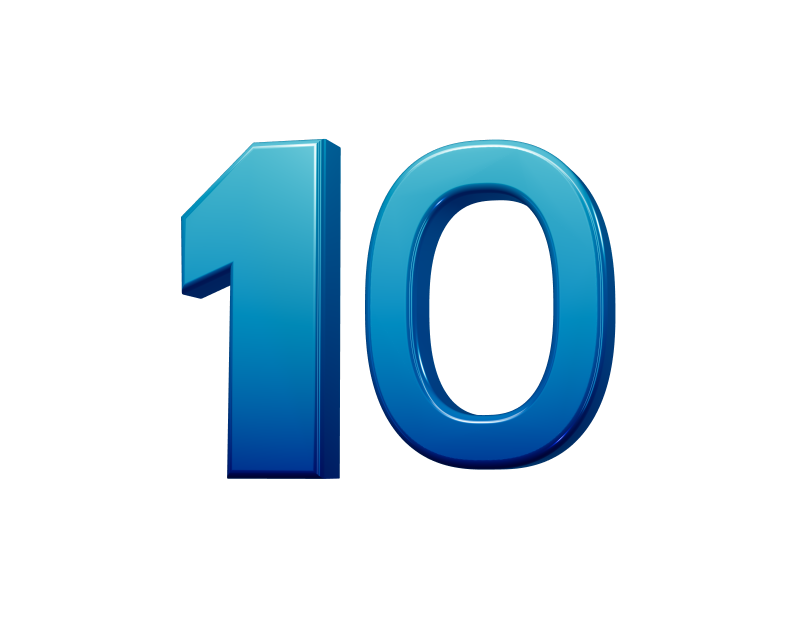
#> input picture tools/visuals/ten3d/render.png, 2400 x 1860 px (shown at 1/3 size)
$ python make_ten.py
#> lines starting #> are read from the running program, lines starting #| are printed output that depends on the picture
"""Builds the hero 10-year mark from the 3D render.

Inputs (tools/visuals/ten3d/): render.png, a physically based three.js render of the bevelled,
extruded "10" (see render.html and SETTINGS.txt), and contours.json, the zero's front-bevel
contour projected through the same camera. Because the light path comes from the 3D model itself,
the golden ray sits exactly on the zero's rim in the picture.

Outputs: public/brand/ten-3d.webp and components/TenBadge.tsx.
Run: python3 tools/visuals/make_ten.py
"""
import json, math, os
from PIL import Image

HERE = os.path.dirname(os.path.abspath(__file__))
ROOT = os.path.normpath(os.path.join(HERE, "..", ".."))
R = os.path.join(HERE, "ten3d")
PERIOD, START = 10, 1.6     # seconds per lap; delay before the light appears
SCALE, PAD = 0.5, 70        # render is 2x; padding (render px) around the numerals

im = Image.open(os.path.join(R, "render.png")).convert("RGBA")
#> im is the input picture: PIL image 2400x1860 RGBA; mean R, G, B, A 3.9, 21.4, 30.8, 45.9
x0, y0, x1, y1 = im.getbbox()
#> x0 = 543; y0 = 416; x1 = 1847; y1 = 1437
box = (x0 - PAD, y0 - PAD, x1 + PAD, y1 + PAD + 40)  # extra room below for the contact shadow
#> box = (473, 346, 1917, 1547)
crop = im.crop(box)
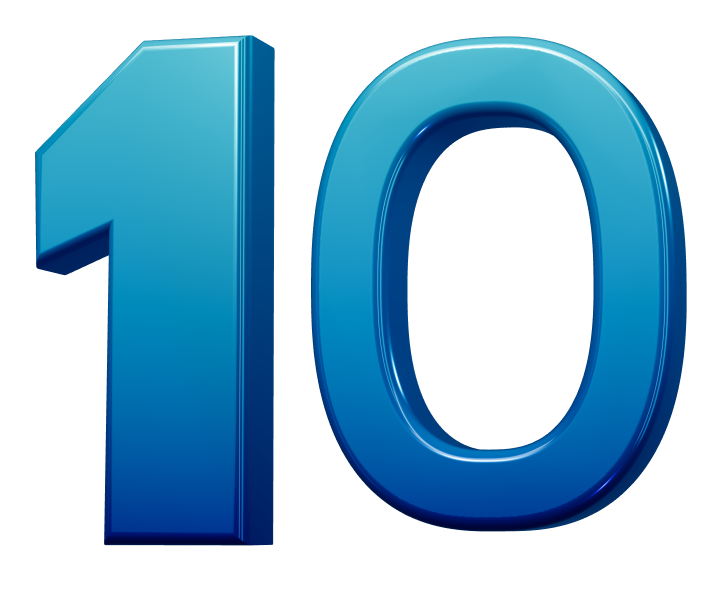
#> crop: PIL image 1444x1201 RGBA (shown at 1/2 size); mean R, G, B, A 10.1, 55.1, 79.3, 118; transparent parts drawn white
W, H = round(crop.width * SCALE), round(crop.height * SCALE)
#> W = 722; H = 600
crop.resize((W, H), Image.LANCZOS).save(os.path.join(ROOT, "public", "brand", "ten-3d.webp"), "WEBP", quality=90, method=6)
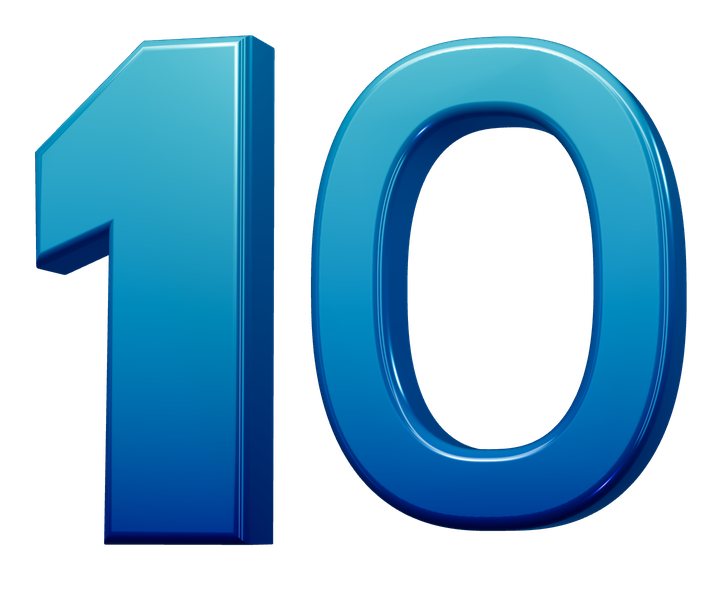
#> saved as ten-3d.webp: PIL image 722x600 RGBA; mean R, G, B, A 10.2, 55.8, 80.7, 118; transparent parts drawn white

C = json.load(open(os.path.join(R, "contours.json")))
#> (reads tools/visuals/ten3d/contours.json from the repository)
def tx(pts):
    return [((x - box[0]) * SCALE, (y - box[1]) * SCALE) for x, y in pts]

def resample(pts, count):
    closed = pts + [pts[0]]
    seg = [math.dist(closed[i], closed[i + 1]) for i in range(len(pts))]
    total, out, acc, j = sum(seg), [], 0.0, 0
    for k in range(count):
        target = total * k / count
        while acc + seg[j] < target:
            acc += seg[j]; j += 1
        f = (target - acc) / seg[j] if seg[j] else 0
        (ax, ay), (bx, by) = closed[j], closed[j + 1]
        out.append((ax + (bx - ax) * f, ay + (by - ay) * f))
    return out

def smooth(pts):
    n = len(pts)
    d = [f"M{pts[0][0]:.1f} {pts[0][1]:.1f}"]
    for i in range(n):
        p0, p1, p2, p3 = pts[i - 1], pts[i], pts[(i + 1) % n], pts[(i + 2) % n]
        d.append(f"C{p1[0] + (p2[0] - p0[0]) / 6:.1f} {p1[1] + (p2[1] - p0[1]) / 6:.1f} "
                 f"{p2[0] - (p3[0] - p1[0]) / 6:.1f} {p2[1] - (p3[1] - p1[1]) / 6:.1f} {p2[0]:.1f} {p2[1]:.1f}")
    return "".join(d) + "Z"

rim = resample(tx(C["rim"]), 160)
#> in resample, `closed = pts + [pts[0]]`: closed = 721 pairs, first value 312.5 to 670.3, second value 38.54 to 527.8
#> in resample, `seg = [math.dist(closed[i], closed[i + 1]) for i in range(len(pts))]`: seg = 720 values, max 5.61 at index 180, min 1.51 at index 60, mean 1.93
#> in resample, `total, out, acc, j = sum(seg), [], 0.0, 0`: total = 1391.9; out = []; acc = 0
#> the loop in resample, `for k in range(count):` made 160 passes
#> (target, f, ax, ay, bx, by) on passes 1 to 3: (0, 0, 487, 39.13, 491, 38.93), (8.7, 0.649, 494, 38.81, 496.7, 38.71), (17.4, 0.28, 503.8, 38.55, 506, 38.54)
#> after the loop in resample, `for k in range(count):`: acc = 1382.3; j = 717; out = 160 pairs, first value 312.5 to 670.3, second value 38.55 to 527.8
#> rim has the same summary as out in resample
RIM = smooth(rim)
#> in smooth, `n = len(pts)`: n = 160
#> in smooth, `d = [f"M{pts[0][0]:.1f} {pts[0][1]:.1f}"]`: d = ['M487.0 39.1']
#> the loop in smooth, `for i in range(n):` made 160 passes
#> (p0, p1, p2, p3) on passes 1 to 3: ((478.3, 39.61), (487, 39.13), (495.7, 38.74), (504.4, 38.55)), ((487, 39.13), (495.7, 38.74), (504.4, 38.55), (513.1, 38.62)), ((495.7, 38.74), (504.4, 38.55), (513.1, 38.62), (521.8, 39.02))
#> after the loop in smooth, `for i in range(n):`: d = 161 items, first 6: 'M487.0 39.1', 'C489.9 39.0 492.8 38.8 495.7 38.7', 'C498.6 38.6 501.5 38.6 504.4 38.5', 'C507.3 38.5 510.2 38.5 513.1 38.6', 'C516.0 38.7 518.9 38.8 521.8 39.0', 'C524.7 39.2 527.6 39.5 530.5 39.8'
FACE = smooth(resample(tx(C["faceOuter"]), 120)) + smooth(resample(tx(C["faceInner"]), 100)[::-1])
#> the loop in resample (call 2), `for k in range(count):` made 120 passes
#> (target, f, ax, ay, bx, by) on passes 1 to 12: (0, 0, 485.2, 48.2, 491.7, 47.91), (11.06, 0.918, 491.7, 47.91, 496.6, 47.75), (22.11, 0.555, 505.1, 47.67, 509, 47.73), (33.17, 0.556, 516.4, 48.05, 519.9, 48.3), (44.22, 0.821, 526.6, 48.98, 529.9, 49.42), (55.28, 0.292, 539.3, 51.07, 542.3, 51.74), (66.33, 0.922, 548.2, 53.26, 551.1, 54.1), (77.39, 0.671, 559.5, 56.99, 562.2, 58.07), (88.44, 0.497, 570.1, 61.65, 572.6, 62.96), (99.5, 0.362, 580.1, 67.24, 582.5, 68.77), (110.6, 0.23, 589.5, 73.73, 591.7, 75.49), (121.6, 0.0684, 598.3, 81.12, 600.4, 83.11)
sil = tx(C["silhouette"])
sx0, sx1 = min(p[0] for p in sil), max(p[0] for p in sil)
sy1 = max(p[1] for p in sil)

# light resting point for the still state (upper right shoulder, 13% round the lap)
still = resample(tx(C["rim"]), 1000)[130]

# trail: stacked dashes whose heads coincide; length (of 1000), width, colour, opacity
LAYERS = [(190, 2.4, "#E8B452", 0.22), (110, 3.0, "#E8B452", 0.42), (55, 3.6, "#F0C066", 0.72), (20, 4.2, "#FFD98C", 0.95)]
def trail(offset_anim):
    out = []
    for l, w, c, o in LAYERS:
        anim = (f'<animate attributeName="stroke-dashoffset" from="0" to="-1000" dur="{PERIOD}s" begin="{START}s" repeatCount="indefinite" />'
                if offset_anim else "")
        off = "" if offset_anim else ' strokeDashoffset="-130"'
        out.append(f'<path d={{RIM}} pathLength={{1000}} strokeDasharray="0 {1000 - l} {l} 0"{off} stroke="{c}" strokeWidth="{w}" strokeOpacity="{o}">{anim}</path>')
    return "\n            ".join(out)

def spill(offset_anim):
    anim = (f'<animate attributeName="stroke-dashoffset" from="0" to="-1000" dur="{PERIOD}s" begin="{START}s" repeatCount="indefinite" />'
            if offset_anim else "")
    off = "" if offset_anim else ' strokeDashoffset="-130"'
    return (f'<path d={{RIM}} pathLength={{1000}} strokeDasharray="0 920 80 0"{off} fill="none" stroke="#E8B452" strokeWidth="22" strokeOpacity="0.2" filter="url(#tnSoft)">{anim}</path>')

# glints: brief, fired three times a lap as the head passes those points
GLINT_AT = [0.13, 0.46, 0.74]
kt, kv = ["0"], ["0"]
for f in GLINT_AT:
    kt += [f"{f - 0.012:.3f}", f"{f:.3f}", f"{f + 0.03:.3f}"]; kv += ["0", "1", "0"]
kt.append("1"); kv.append("0")

tsx = f'''// Prowesstics 10-year mark. The numerals are a physically based 3D render (bevelled extrusion,
// clear-coated metallic material, studio environment lighting; see tools/visuals/ten3d), shipped as
// one static image. The golden light is animated on top with SVG, along the zero's front-bevel
// contour projected from the same 3D model, so it rides exactly on the rim.
// Generated by tools/visuals/make_ten.py. No JavaScript runs per frame; the numerals never move
// after the reveal; prefers-reduced-motion shows the finished still with the light at rest.
import {{ asset }} from "@/lib/image-loader";

const RIM = "{RIM}";
const FACE = "{FACE}";

export default function TenBadge() {{
  return (
    <svg className="ten-svg" viewBox="0 0 {W} {H}" role="img" aria-label="10 years">
      <defs>
        <radialGradient id="tnStage" cx="0.5" cy="0.5" r="0.5">
          <stop offset="0" stopColor="#0B2254" stopOpacity="0.95" />
          <stop offset="0.55" stopColor="#061330" stopOpacity="0.82" />
          <stop offset="1" stopColor="#061330" stopOpacity="0" />
        </radialGradient>
        <radialGradient id="tnContact" cx="0.5" cy="0.5" r="0.5">
          <stop offset="0" stopColor="#000814" stopOpacity="0.7" />
          <stop offset="1" stopColor="#000814" stopOpacity="0" />
        </radialGradient>
        <radialGradient id="tnHead" cx="0.5" cy="0.5" r="0.5">
          <stop offset="0" stopColor="#FFF8E6" stopOpacity="1" />
          <stop offset="0.18" stopColor="#FFE2A0" stopOpacity="0.9" />
          <stop offset="0.5" stopColor="#E8B452" stopOpacity="0.28" />
          <stop offset="1" stopColor="#E8B452" stopOpacity="0" />
        </radialGradient>
        <linearGradient id="tnRayH" x1="0" y1="0" x2="1" y2="0">
          <stop offset="0" stopColor="#FFF4D6" stopOpacity="0" />
          <stop offset="0.5" stopColor="#FFF4D6" stopOpacity="0.95" />
          <stop offset="1" stopColor="#FFF4D6" stopOpacity="0" />
        </linearGradient>
        <linearGradient id="tnRayV" x1="0" y1="0" x2="0" y2="1">
          <stop offset="0" stopColor="#FFF4D6" stopOpacity="0" />
          <stop offset="0.5" stopColor="#FFF4D6" stopOpacity="0.95" />
          <stop offset="1" stopColor="#FFF4D6" stopOpacity="0" />
        </linearGradient>
        <filter id="tnSoft" x="-20%" y="-20%" width="140%" height="140%"><feGaussianBlur stdDeviation="5" /></filter>
        <clipPath id="tnFace"><path d={{FACE}} /></clipPath>
      </defs>

      <ellipse cx="{W / 2:.0f}" cy="{H / 2:.0f}" rx="{W * 0.62:.0f}" ry="{H * 0.66:.0f}" fill="url(#tnStage)" />
      <ellipse className="ten-num" cx="{(sx0 + sx1) / 2 - 20:.0f}" cy="{sy1 + 14:.0f}" rx="{(sx1 - sx0) * 0.95:.0f}" ry="16" fill="url(#tnContact)" />
      <image className="ten-num" href={{asset("/brand/ten-3d.webp")}} x="0" y="0" width="{W}" height="{H}" />

      {{/* animated light */}}
      <g className="ten-light ten-anim">
        <g clipPath="url(#tnFace)">{spill(True)}</g>
        <g fill="none" strokeLinecap="round">
            {trail(True)}
        </g>
        <g>
          <animateMotion dur="{PERIOD}s" begin="{START}s" repeatCount="indefinite" path={{RIM}} />
          <circle r="24" fill="url(#tnHead)" />
          <circle r="3.2" fill="#FFF8E8" />
          <g opacity="0">
            <animate attributeName="opacity" dur="{PERIOD}s" begin="{START}s" repeatCount="indefinite" values="{';'.join(kv)}" keyTimes="{';'.join(kt)}" />
            <rect x="-30" y="-0.9" width="60" height="1.8" fill="url(#tnRayH)" />
            <rect x="-0.9" y="-20" width="1.8" height="40" fill="url(#tnRayV)" />
          </g>
        </g>
      </g>

      {{/* still state for reduced motion: the light at rest on the upper right shoulder */}}
      <g className="ten-still">
        <g clipPath="url(#tnFace)">{spill(False)}</g>
        <g fill="none" strokeLinecap="round">
            {trail(False)}
        </g>
        <circle cx="{still[0]:.1f}" cy="{still[1]:.1f}" r="24" fill="url(#tnHead)" />
        <circle cx="{still[0]:.1f}" cy="{still[1]:.1f}" r="3.2" fill="#FFF8E8" />
      </g>
    </svg>
  );
}}
'''
open(os.path.join(ROOT, "components", "TenBadge.tsx"), "w").write(tsx)
print(f"ten-3d.webp {W}x{H}; still light at {still[0]:.0f},{still[1]:.0f}")
#| ten-3d.webp 722x600; still light at 639,115
